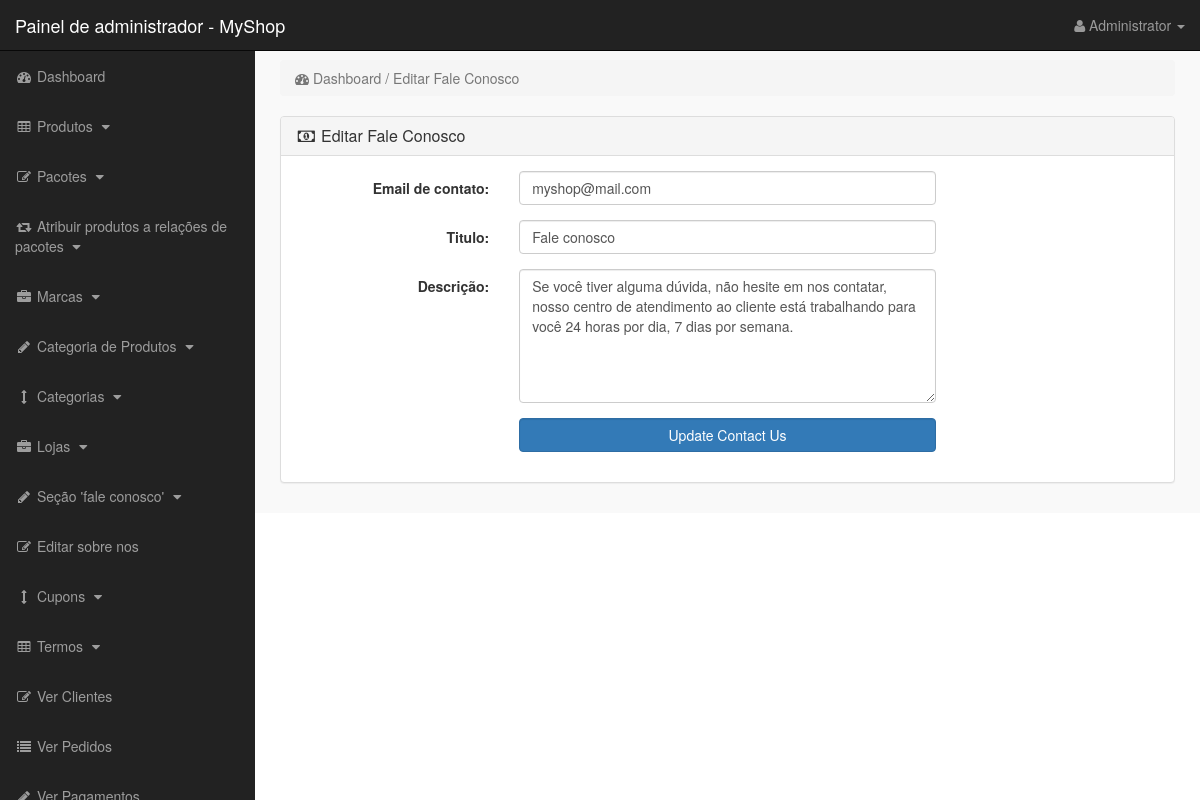
Screenshot of /admin_area/index.php?edit_contact_us (signed in) with the database file from the repository.
### tables this page shows
CREATE TABLE IF NOT EXISTS `contact_us` (
  `contact_id` int(10) NOT NULL AUTO_INCREMENT,
  `contact_email` text NOT NULL,
  `contact_heading` text NOT NULL,
  `contact_desc` text NOT NULL,
  PRIMARY KEY (`contact_id`)
);

### admin_area/edit_contact_us.php (the view, shortened to what this page needs)
<?php
if(!isset($_SESSION['admin_email'])){
echo "<script>window.open('login.php','_self')</script>";
}
else {
?>
<?php
$get_conatct_us = "select * from contact_us";
$run_contact_us = mysqli_query($con,$get_conatct_us);
$row_contact_us = mysqli_fetch_array($run_contact_us);
$contact_email = $row_contact_us['contact_email'];
$contact_heading = $row_contact_us['contact_heading'];
$contact_desc = $row_contact_us['contact_desc'];
?>
<div class="row" >
<div class="col-lg-12" >
<ol class="breadcrumb">
<li class="active">
<i class="fa fa-dashboard" ></i> Dashboard / Editar Fale Conosco
</li>
</ol>
</div>
</div>
<div class="row">
<div class="col-lg-12">
<div class="panel panel-default">
<div class="panel-heading">
<h3 class="panel-title">
<i class="fa fa-money fa-fw"></i> Editar Fale Conosco
</h3>
</div>
<div class="panel-body">
<form class="form-horizontal" action="" method="post">
<div class="form-group">
<label class="col-md-3 control-label"> Email de contato: </label>
<div class="col-md-6">
<input type="text" name="contact_email" class="form-control" value="<?php echo $contact_email; ?>">
</div>
</div>
<div class="form-group">
<label class="col-md-3 control-label"> Titulo: </label>
<div class="col-md-6">
<input type="text" name="contact_heading" class="form-control" value="<?php echo $contact_heading; ?>">
</div>
</div>
<div class="form-group">
<label class="col-md-3 control-label"> Descrição: </label>
<div class="col-md-6">
<textarea name="contact_desc" class="form-control" rows="6" cols="19">
<?php echo $contact_desc; ?>
</textarea>
</div>
</div>
<div class="form-group">
<label class="col-md-3 control-label"> </label>
<div class="col-md-6">
<input type="submit" name="submit" class="btn btn-primary form-control" value=" Update Contact Us ">
</div>
</div>
</form>
</div>
</div>
</div>
</div>
<?php } ?>

### admin_area/includes/sidebar.php (shortened to what this page needs)
<?php
if(!isset($_SESSION['admin_email'])){
echo "<script>window.open('login.php','_self')</script>";
}
else {
?>
<nav class="navbar navbar-inverse navbar-fixed-top" >
<div class="navbar-header" >
<a class="navbar-brand" href="index.php?dashboard" >Painel de administrador - MyShop</a>
</div>
<ul class="nav navbar-right top-nav" >
<li class="dropdown" >
<a href="#" class="dropdown-toggle" data-toggle="dropdown" >
<i class="fa fa-user" ></i>
<?php echo $admin_name; ?> <b class="caret" ></b>
</a>
</li>
</ul>
<div class="collapse navbar-collapse navbar-ex1-collapse">
<ul class="nav navbar-nav side-nav">
<li>
<a href="index.php?dashboard">
<i class="fa fa-fw fa-dashboard"></i> Dashboard
</a>
</li>
<li>
<a href="#" data-toggle="collapse" data-target="#products">
<i class="fa fa-fw fa-table"></i> Produtos
<i class="fa fa-fw fa-caret-down"></i>
</a>
</li>
<li>
<a href="#" data-toggle="collapse" data-target="#bundles">
<i class="fa fa-fw fa-edit"></i> Pacotes
<i class="fa fa-fw fa-caret-down"></i>
</a>
</li>
<li>
<a href="#" data-toggle="collapse" data-target="#relations">
<i class="fa fa-fw fa-retweet"></i> Atribuir produtos a relações de pacotes
<i class="fa fa-fw fa-caret-down"></i>
</a>
</li>
<li>
<a href="#" data-toggle="collapse" data-target="#manufacturers">
<i class="fa fa-fw fa-briefcase"></i> Marcas
<i class="fa fa-fw fa-caret-down"></i>
</a>
</li>
<li>
<a href="#" data-toggle="collapse" data-target="#p_cat">
<i class="fa fa-fw fa-pencil"></i> Categoria de Produtos
<i class="fa fa-fw fa-caret-down"></i>
</a>
</li>
<li>
<a href="#" data-toggle="collapse" data-target="#cat">
<i class="fa fa-fw fa-arrows-v"></i> Categorias
<i class="fa fa-fw fa-caret-down"></i>
</a>
</li>
<li>
<a href="#" data-toggle="collapse" data-target="#store">
<i class="fa fa-fw fa-briefcase"></i> Lojas
<i class="fa fa-fw fa-caret-down"></i>
</a>
</li>
<li>
<a href="#" data-toggle="collapse" data-target="#contact_us">
<i class="fa fa-fw fa-pencil"> </i> Seção 'fale conosco'
<i class="fa fa-fw fa-caret-down"></i>
</a>
</li>
<li>
<a href="index.php?edit_about_us">
<i class="fa fa-fw fa-edit"></i> Editar sobre nos
</a>
</li>
<li>
<a href="#" data-toggle="collapse" data-target="#coupons">
<i class="fa fa-fw fa-arrows-v"></i> Cupons
<i class="fa fa-fw fa-caret-down"></i>
</a>
</li>
<li>
<a href="#" data-toggle="collapse" data-target="#terms" >
<i class="fa fa-fw fa-table"></i> Termos
<i class="fa fa-fw fa-caret-down"></i>
</a>
</li>
<li>
<a href="index.php?view_customers">
<i class="fa fa-fw fa-edit"></i> Ver Clientes
</a>
</li>
<li>
<a href="index.php?view_orders">
<i class="fa fa-fw fa-list"></i> Ver Pedidos
</a>
</li>
<li>
<a href="index.php?view_payments">
<i class="fa fa-fw fa-pencil"></i> Ver Pagamentos
</a>
</li>
</ul>
</div>
</nav>
<?php } ?>

### admin_area/css/style.css (style rules this page uses)
body { margin-top:100px; }
@media (min-width: 768px) { body { margin-top:50px; } }
.top-nav { padding:0 15px; }
.top-nav>li { display:inline-block; float:left; }
.top-nav>li>a { padding-top:15px; padding-bottom:15px; line-height:20px; color:#999; }
@media (min-width: 768px) { .side-nav { position:fixed; top:51px; width:255px; border-radius:0; overflow-y:auto; background-color: #222; bottom:0; overflow-x:hidden; padding-bottom:40px; } }
@media (min-width: 768px) { .side-nav>li>a { width:255px; } }
.panel-body { border-radius:5px; }

### rows the page displays
contact_us: contact_email "myshop@mail.com", contact_heading "Fale conosco", contact_desc "Se você tiver alguma dúvida, não hesite em nos contatar, nosso centro de atendimento ao cliente está trabalhando para você 24 horas por dia, 7 dias por semana."

### other values shown
$admin_name "Administrator"
